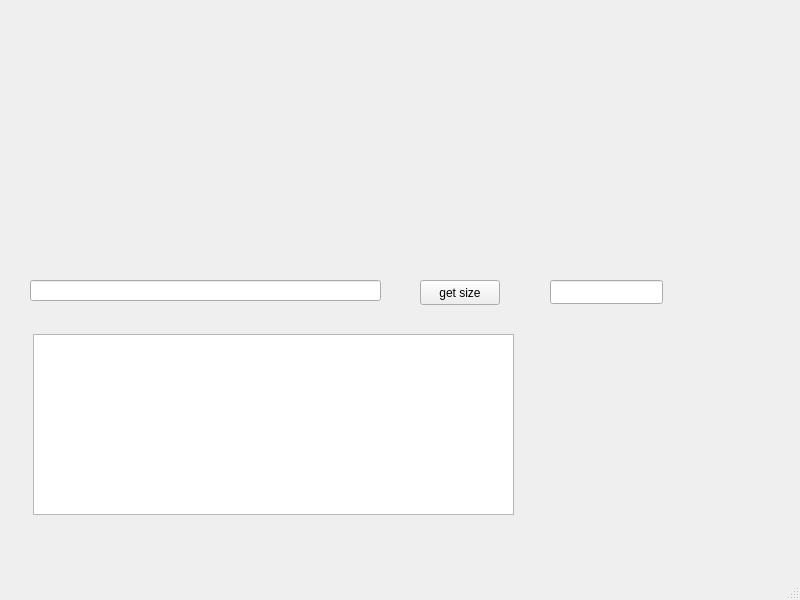
<?xml version="1.0" encoding="UTF-8"?>
<ui version="4.0">
 <class>MainWindow</class>
 <widget class="QMainWindow" name="MainWindow">
  <property name="geometry">
   <rect>
    <x>0</x>
    <y>0</y>
    <width>800</width>
    <height>600</height>
   </rect>
  </property>
  <property name="windowTitle">
   <string>MainWindow</string>
  </property>
  <widget class="QWidget" name="centralwidget">
   <widget class="QLineEdit" name="lineEdit">
    <property name="geometry">
     <rect>
      <x>30</x>
      <y>280</y>
      <width>351</width>
      <height>21</height>
     </rect>
    </property>
   </widget>
   <widget class="QPushButton" name="pushButton">
    <property name="geometry">
     <rect>
      <x>420</x>
      <y>280</y>
      <width>80</width>
      <height>25</height>
     </rect>
    </property>
    <property name="text">
     <string>get size</string>
    </property>
   </widget>
   <widget class="QLineEdit" name="lineEdit_2">
    <property name="geometry">
     <rect>
      <x>550</x>
      <y>280</y>
      <width>113</width>
      <height>24</height>
     </rect>
    </property>
    <property name="readOnly">
     <bool>true</bool>
    </property>
   </widget>
   <widget class="QTextEdit" name="textEdit">
    <property name="geometry">
     <rect>
      <x>33</x>
      <y>334</y>
      <width>481</width>
      <height>181</height>
     </rect>
    </property>
   </widget>
   <widget class="QWidget" name="horizontalLayoutWidget">
    <property name="geometry">
     <rect>
      <x>30</x>
      <y>20</y>
      <width>471</width>
      <height>231</height>
     </rect>
    </property>
    <layout class="QHBoxLayout" name="horizontalLayout"/>
   </widget>
  </widget>
  <widget class="QMenuBar" name="menubar">
   <property name="geometry">
    <rect>
     <x>0</x>
     <y>0</y>
     <width>800</width>
     <height>25</height>
    </rect>
   </property>
  </widget>
  <widget class="QStatusBar" name="statusbar"/>
 </widget>
 <resources/>
 <connections/>
</ui>
